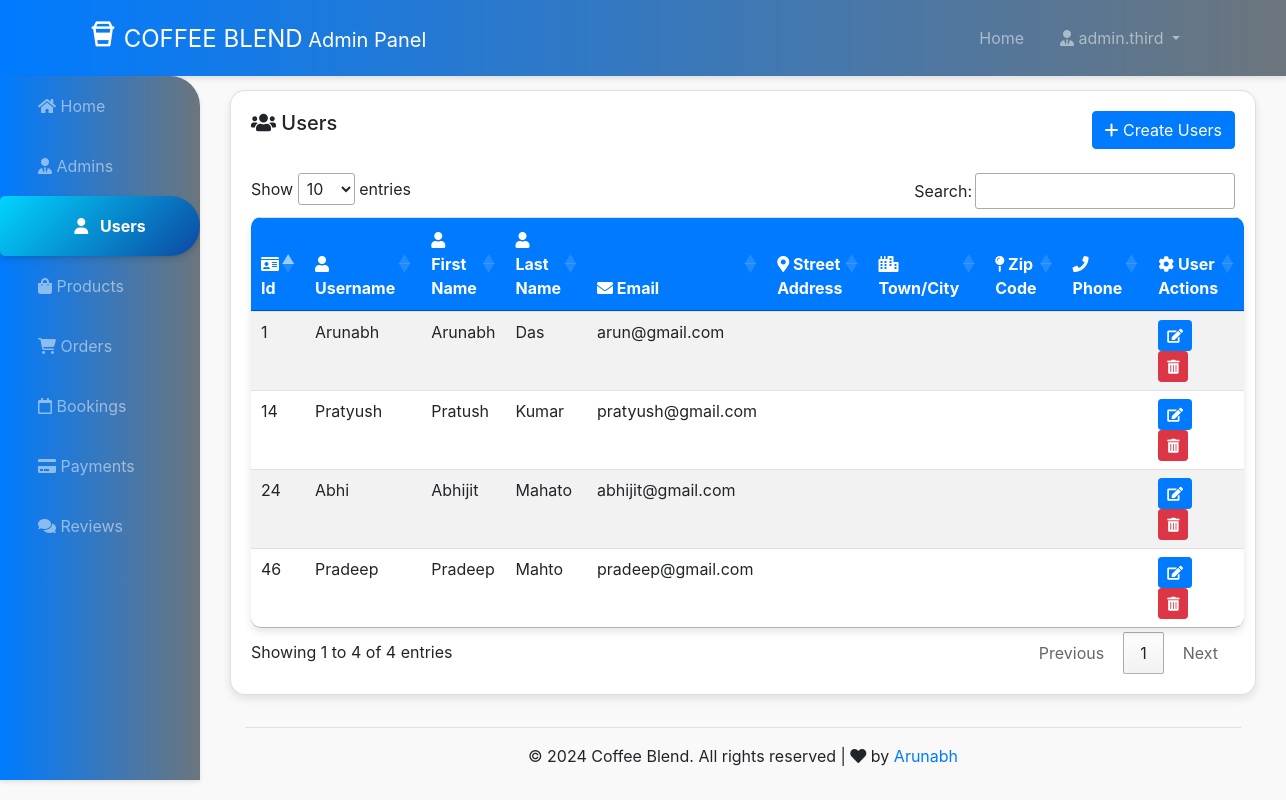
/admin-panel/users/users.php (signed in), run on an earlier commit of the app's database.
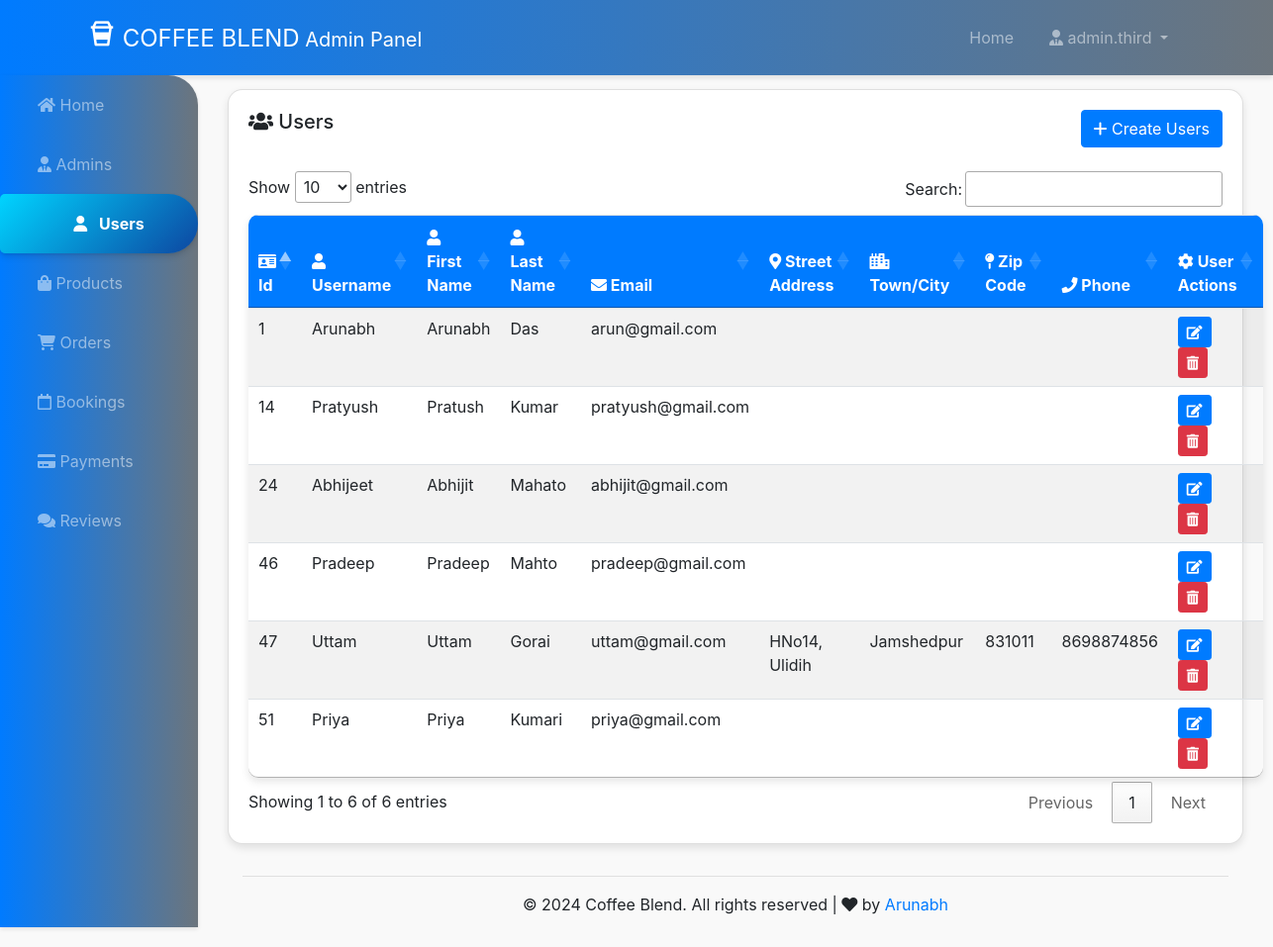
And on a later commit of the database.
### tables this page shows
CREATE TABLE `users` (
  `id` int(10) NOT NULL,
  `first_name` varchar(200) NOT NULL,
  `last_name` varchar(200) NOT NULL,
  `username` varchar(200) NOT NULL,
  `email` varchar(200) NOT NULL,
  `street_address` varchar(200) NOT NULL,
  `town` varchar(200) NOT NULL,
  `zip_code` varchar(10) NOT NULL,
  `phone` varchar(200) NOT NULL,
  `password` varchar(200) NOT NULL,
  `created_at` timestamp NOT NULL DEFAULT current_timestamp()
);

### admin-panel/users/users.php (the view, shortened to what this page needs)
<?php require "../layouts/header.php"; ?>
<?php require "../../config/config.php"; ?>
<?php
$usersQuery = $conn->query("SELECT id, username, email, first_name, last_name, street_address, town, zip_code, phone FROM users");
$allUsers = $usersQuery->fetchAll(PDO::FETCH_OBJ);
?>
<link rel="stylesheet" href="https://cdnjs.cloudflare.com/ajax/libs/font-awesome/6.5.1/css/all.min.css" />
<link rel="stylesheet" type="text/css" href="https://cdn.datatables.net/1.11.5/css/jquery.dataTables.css">
<div class="row">
    <div class="col">
        <div class="card">
            <div class="card-body">
                <h5 class="card-title mb-4 d-inline"><i class="fas fa-users"></i> Users</h5>
                <a href="create-user.php" class="btn btn-primary mb-4 text-center float-right"><i class="fa-solid fa-plus"></i> Create Users</a>
                <table id="userTable" class="table table-striped table-hover">
                    <thead>
                        <tr>
                            <th scope="col"><i class="fas fa-id-card"></i> Id</th>
                            <th scope="col"><i class="fas fa-user"></i> Username</th>
                            <th scope="col"><i class="fas fa-user"></i> First Name</th>
                            <th scope="col"><i class="fas fa-user"></i> Last Name</th>
                            <th scope="col"><i class="fas fa-envelope"></i> Email</th>
                            <th scope="col"><i class="fas fa-map-marker-alt"></i> Street Address</th>
                            <th scope="col"><i class="fas fa-city"></i> Town/City</th>
                            <th scope="col"><i class="fas fa-map-pin"></i> Zip Code</th>
                            <th scope="col"><i class="fas fa-phone"></i> Phone</th>
                            <th scope="col"><i class="fas fa-cog"></i> User Actions</th>
                        </tr>
                    </thead>
                    <tbody>
                        <?php foreach ($allUsers as $user) : ?>
                            <tr>
                                <td><?php echo $user->id; ?></td>
                                <td><?php echo $user->username; ?></td>
                                <td><?php echo $user->first_name; ?></td>
                                <td><?php echo $user->last_name; ?></td>
                                <td><?php echo $user->email; ?></td>
                                <td><?php echo $user->street_address; ?></td>
                                <td><?php echo $user->town; ?></td>
                                <td><?php echo $user->zip_code; ?></td>
                                <td><?php echo $user->phone; ?></td>
                                <td>
                                    <a href="edit-user.php?id=<?php echo $user->id; ?>" class="btn btn-sm btn-primary btn-action"><i class="fas fa-edit"></i> </a>
                                    <a href="users.php?action=delete&id=<?php echo $user->id; ?>" class="btn btn-sm btn-danger btn-action"><i class="fas fa-trash-alt"></i> </a>
                                </td>
                            </tr>
                        <?php endforeach; ?>
                    </tbody>
                </table>
            </div>
        </div>
    </div>
</div>
<?php require "../layouts/footer.php"; ?>

What changed in the data, as far as the page shows it:
changed users "Abhijit": username "Abhi" → "Abhijeet"
added users: id "47", username "Uttam", first_name "Uttam", last_name "Gorai", email "uttam@gmail.com", street_address "HNo14, Ulidih", town "Jamshedpur", zip_code "831011", phone "8698874856"
added users: id "51", username "Priya", first_name "Priya", last_name "Kumari", email "priya@gmail.com"
Also different on the page:
text written by a page script: "Show entries Search: Showing 1 to 4 of 4 entries Previous 1 Next" → "Show entries Search: Showing 1 to 6 of 6 entries Previous 1 Next"
